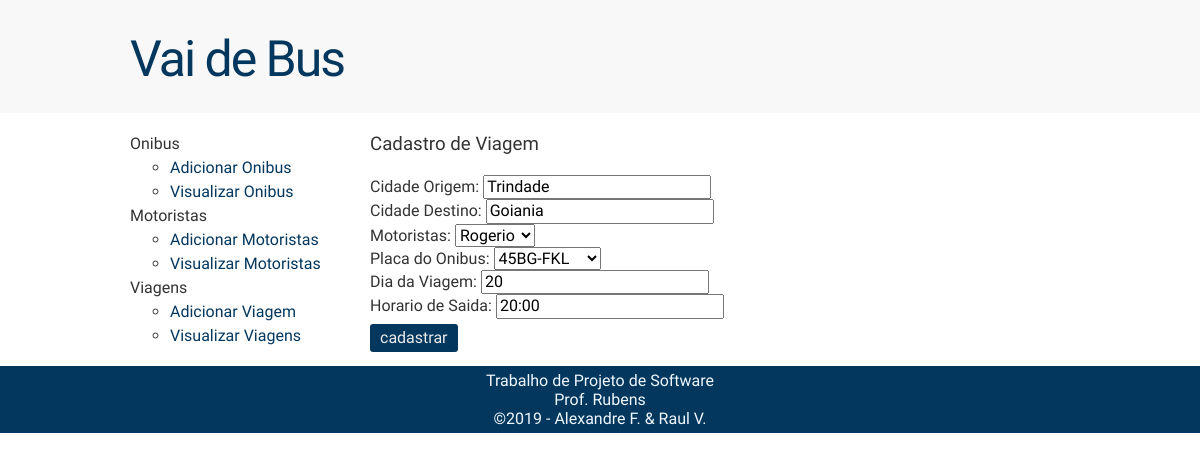
The page /admin/controlPanel/updateViagem on the database as committed earlier.
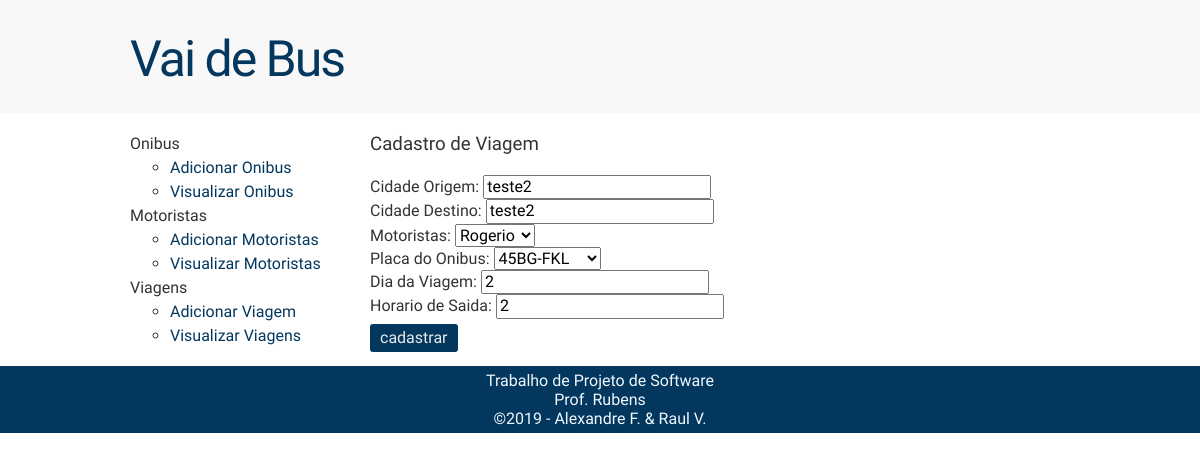
The same page on the database as committed later.
### tables this page shows
CREATE TABLE viagens 	(numViagem INTEGER NOT NULL PRIMARY KEY AUTOINCREMENT,
						onibusPlaca TEXT UNIQUE NOT NULL,
						motoristaViagem TEXT NOT NULL,
						diaViagem TEXT NOT NULL,
						horario TEXT NOT NULL,
						cidadeOrigem TEXT NOT NULL,
						cidadeDestino TEXT NOT NULL);

### admin.py (the view, shortened to what this page needs)
	@app.route ("/admin/controlPanel/updateViagem", methods=["GET", "POST",])
	def updateViagem ():
		if request.method == "GET":
			numViagem = request.form.get ("atualizar")
			return render_template ("updateViagem.html",
					dataViagem = dbSelectViagem (numViagem),
					dataMotoristas = dbSelectAllNomeMotoristas (),
					dataOnibus = dbSelectAllOnibus ())

### database.py (called while the page is built)
def dbSelectAllNomeMotoristas ():
	connection = sqlite3.connect ("CompOnibus.db")
	cursor = connection.cursor ()
	command = """
	SELECT nome
	FROM pessoas JOIN motoristas on cpf = cpfMotorista"""
	cursor.execute (command)
	data = cursor.fetchall ()
	connection.close ()
	return data

def dbSelectAllOnibus ():
	connection = sqlite3.connect ("CompOnibus.db")
	cursor = connection.cursor ()
	command = """
	SELECT placa, ano, passageiros, modelo, qtdPoltronas, numOnibus
	FROM onibus"""
	cursor.execute (command)
	data = cursor.fetchall ()
	connection.close ()
	return data

def dbSelectViagem (numViagem):
	connection = sqlite3.connect ("CompOnibus.db")
	cursor = connection.cursor ()
	command = """
	SELECT cidadeOrigem, cidadeDestino, motoristaViagem, onibusPlaca, diaViagem, horario
	FROM viagens
	WHERE numViagem = numViagem"""
	cursor.execute (command)
	data = cursor.fetchone ()
	connection.close ()
	return data

### templates/updateViagem.html
{% extends "baseAdmin.html" %}
{% block content %}
    <div class="registerBox">
        <form action="" method="POST">
            <h3 class="cadastrar">Cadastro de Viagem</h3>
            <label class="cidadeOrigem">Cidade Origem:</label>
            <input class="cidadeOrigem" type="text" name="cidadeOrigem" value={{ dataViagem[0] }}>
            <br>
            <label class="cidadeDestino">Cidade Destino:</label>
            <input class="cidadeDestino" type="text"  name="cidadeDestino" value={{ dataViagem[1] }}>
            <br>
            <label class="motoristaViagem">Motoristas:</label>
            <select name="motoristaViagem">
                {% for nome in dataMotoristas %}
                    <option value= {{ nome[0] }}> {{ nome[0] }}</option>
                {% endfor %}
            </select>
            <br>
            <label class="onibusPlaca">Placa do Onibus:</label>
            <select name="onibusPlaca">
                {% for nome in dataOnibus %}
                    <option value= {{ nome[0] }}> {{ nome[0]}}</option>
                {% endfor %}
            </select>
            <br>
            <label class="diaViagem">Dia da Viagem:</label>
            <input class="diaViagem" type="text"  name="diaViagem" value= {{ dataViagem[4] }}>
            <br>
            <label class="horario">Horario de Saida:</label>
            <input class="horario" type="text" name="horario" value= {{ dataViagem[5] }}>
            <br>
            <input type="submit" class="botao" name="cadastrar" value="cadastrar">
            </form>
     </div>
{% endblock %}

Rows that differ between the two databases and show on the page:
removed viagens: cidadeOrigem "Trindade", cidadeDestino "Goiania", diaViagem "20", horario "20:00"
now on this page (row unchanged): viagens: cidadeOrigem "teste2", cidadeDestino "teste2", diaViagem "2", horario "2"
